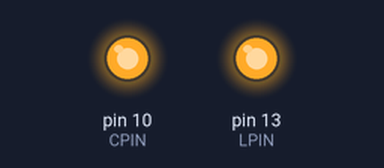
Bench run of a sketch on a simulated Arduino Uno, built with avr-gcc and run on an emulated ATmega328P. Parts: output pins drawn as LEDs (lit = HIGH).

Above: at 0.1 s.
At 60.1 s:
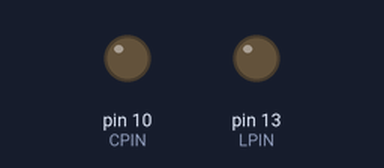
Timing chart, 0 to 106.5 s (numbered marks = the images above):
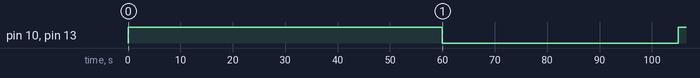

Measured:
- by itself, pin 10 (CPIN), pin 13 (LPIN): LOW → HIGH at 0.00 s, → LOW 60.0 s later, → HIGH 45.0 s later

The sketch:

power-blink.ino
```cpp
// This code is intended to drive a relay that turns on power to a circuit at specific intervals,
// such as turning on/off a fan through an IOT Relay
//
// To use it, connect an Arduino to the relay using two pins: 10 and GROUND. Then update the code to specificy the on/off periods and loops.


#define CPIN 10   // pin
#define LPIN LED_BUILTIN   // onboard led will be used to display our status

unsigned long nextStop, nextDuration;

void turnOn(unsigned long  durationSecs) {
  digitalWrite(CPIN, HIGH);
  digitalWrite(LPIN, HIGH);
  delay(durationSecs * 1000);
}

void turnOff(unsigned long  durationSecs) {
  digitalWrite(CPIN, LOW);
  digitalWrite(LPIN, LOW);
  delay(durationSecs * 1000);
}


void setup() {
  Serial.begin(9600);
  pinMode(CPIN, OUTPUT);
  pinMode(LPIN, OUTPUT);
}

void loop() {

  // phase 1 -- copy/paste as necessary

  // how long it should do this phase (in secs)
  nextDuration = 15*60;     nextStop = nextDuration * 1000 + millis();
  do {

    turnOn (60);  // turn on for specified secs
    turnOff(45);  // turn off for specified secs

  } while (nextStop > millis());


  // phase 2 -- copy/paste as necessary

  // how long it should do this phase (in secs)
  nextDuration = 15*60;     nextStop = nextDuration * 1000 + millis();
  do {

    turnOn (13*60);  // turn on for specified secs
    turnOff( 2*60);  // turn off for specified secs

  } while (nextStop > millis());


}
```
